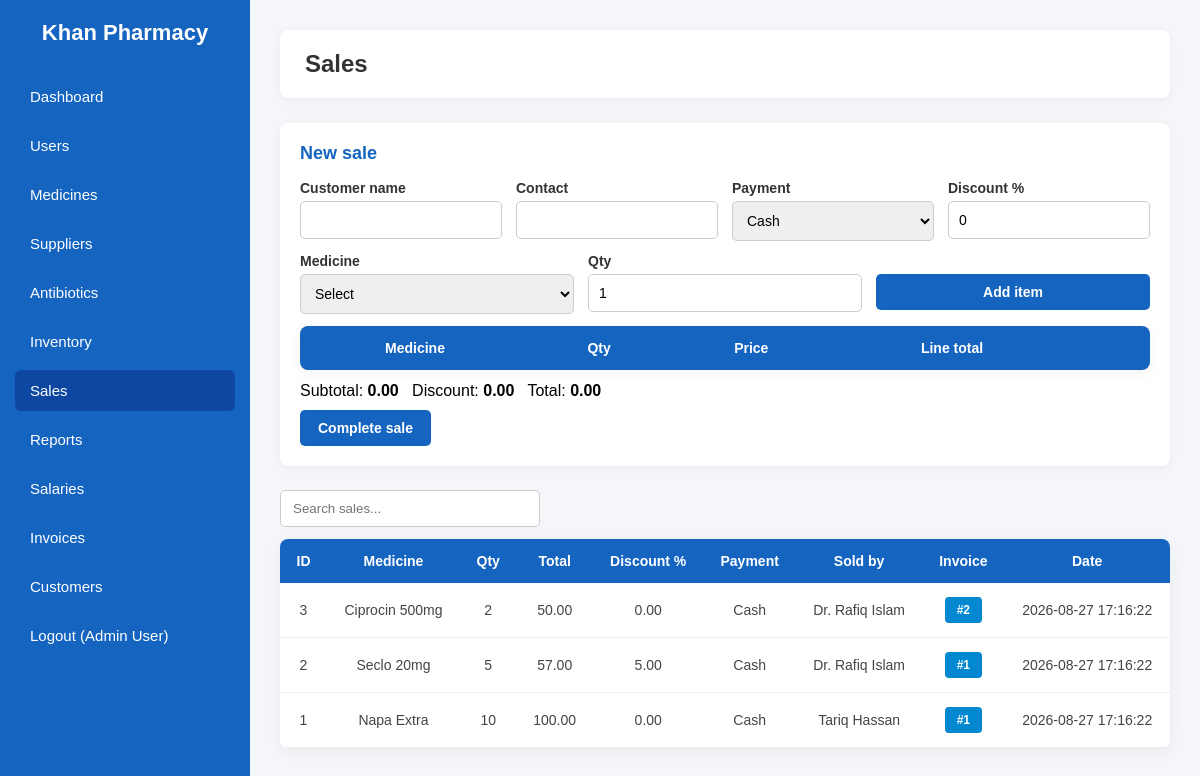
/sales.php (signed in), run on the app's committed database.
### tables this page shows
CREATE TABLE `sales_transactions` (
    `sales_id` INT AUTO_INCREMENT PRIMARY KEY,
    `medicine_id` INT NOT NULL,
    `quantity_sold` INT NOT NULL,
    `sale_date` DATETIME DEFAULT CURRENT_TIMESTAMP,
    `total_price` DECIMAL(10, 2) NOT NULL,
    `discount_percentage` DECIMAL(5, 2) DEFAULT 0.00,
    `payment_method` VARCHAR(50) DEFAULT 'Cash',
    `sold_by` INT DEFAULT NULL,
    `invoice_id` INT DEFAULT NULL,
    CONSTRAINT `fk_sales_medicine` FOREIGN KEY (`medicine_id`) REFERENCES `medicines`(`medicine_id`) ON DELETE CASCADE,
    CONSTRAINT `fk_sales_user` FOREIGN KEY (`sold_by`) REFERENCES `users`(`user_id`) ON DELETE SET NULL
);

CREATE TABLE `medicines` (
    `medicine_id` INT AUTO_INCREMENT PRIMARY KEY,
    `medicine_name` VARCHAR(100) NOT NULL,
    `company_name` VARCHAR(100) NOT NULL,
    `category` ENUM('Antibiotic', 'General') NOT NULL DEFAULT 'General',
    `unit_price` DECIMAL(10, 2) NOT NULL,
    `purchase_price` DECIMAL(10, 2) NOT NULL DEFAULT 0.00,
    `quantity_in_stock` INT NOT NULL DEFAULT 0,
    `expiry_date` DATE NOT NULL,
    `manufacture_date` DATE NOT NULL,
    `supplier_id` INT DEFAULT NULL,
    `created_at` TIMESTAMP DEFAULT CURRENT_TIMESTAMP,
    CONSTRAINT `fk_medicine_supplier` FOREIGN KEY (`supplier_id`) REFERENCES `suppliers`(`supplier_id`) ON DELETE SET NULL
);

CREATE TABLE `users` (
    `user_id` INT AUTO_INCREMENT PRIMARY KEY,
    `name` VARCHAR(100) NOT NULL,
    `role` ENUM('Admin', 'Pharmacist', 'Employee') NOT NULL,
    `username` VARCHAR(50) NOT NULL UNIQUE,
    `password` VARCHAR(255) NOT NULL,
    `email` VARCHAR(100) NOT NULL UNIQUE,
    `password_reset_token` VARCHAR(255) DEFAULT NULL,
    `created_at` TIMESTAMP DEFAULT CURRENT_TIMESTAMP
);

### includes/auth.php (called while the page is built, shortened)
<?php
function h($text)
{
    return htmlspecialchars((string) $text, ENT_QUOTES, "UTF-8");
}

### sales.php (the view, shortened to what this page needs)
<?php
require_once "includes/db.php";
require_once "includes/auth.php";
$sales = $conn->query(
    "SELECT st.*, m.medicine_name, u.name AS sold_by_name
     FROM sales_transactions st
     JOIN medicines m ON st.medicine_id = m.medicine_id
     LEFT JOIN users u ON st.sold_by = u.user_id
     ORDER BY st.sale_date DESC, st.sales_id DESC"
)->fetch_all(MYSQLI_ASSOC);
require_once "includes/header.php";
?>
<div class="card">
    <h2>New sale</h2>
    <form method="post" id="sale-form">
        <div class="form-row">
            <div class="form-group">
                <label>Customer name</label>
                <input type="text" name="customer_name" required>
            </div>
            <div class="form-group">
                <label>Contact</label>
                <input type="text" name="customer_contact">
            </div>
            <div class="form-group">
                <label>Payment</label>
                <select name="payment_method">
                    <option value="Cash">Cash</option>
                </select>
            </div>
            <div class="form-group">
                <label>Discount %</label>
                <input type="number" step="0.01" name="discount_percentage" id="discount" value="0" min="0">
            </div>
        </div>
        <div class="form-row">
            <div class="form-group">
                <label>Medicine</label>
                <select id="med-select">
                    <option value="">Select</option>
                </select>
            </div>
            <div class="form-group">
                <label>Qty</label>
                <input type="number" id="med-qty" value="1" min="1">
            </div>
            <div class="form-group">
                <label>&nbsp;</label>
                <button type="button" class="add-btn" id="add-item-btn">Add item</button>
            </div>
        </div>
        <table>
            <thead>
                <tr>
                    <th>Medicine</th>
                    <th>Qty</th>
                    <th>Price</th>
                    <th>Line total</th>
                    <th></th>
                </tr>
            </thead>
        </table>
        <p style="margin-top:12px">Subtotal: <strong id="sub-total">0.00</strong> &nbsp; Discount: <strong id="disc-amount">0.00</strong> &nbsp; Total: <strong id="grand-total">0.00</strong></p>
        <div class="form-actions">
            <button type="submit" class="save-btn">Complete sale</button>
        </div>
    </form>
</div>
<input type="text" class="search-box" data-table="data-table" placeholder="Search sales...">
<table id="data-table">
    <thead>
        <tr>
            <th>ID</th>
            <th>Medicine</th>
            <th>Qty</th>
            <th>Total</th>
            <th>Discount %</th>
            <th>Payment</th>
            <th>Sold by</th>
            <th>Invoice</th>
            <th>Date</th>
        </tr>
    </thead>
    <tbody>
        <?php foreach ($sales as $row) { ?>
        <tr>
            <td><?php echo (int) $row["sales_id"]; ?></td>
            <td><?php echo h($row["medicine_name"]); ?></td>
            <td><?php echo (int) $row["quantity_sold"]; ?></td>
            <td><?php echo number_format((float) $row["total_price"], 2); ?></td>
            <td><?php echo number_format((float) $row["discount_percentage"], 2); ?></td>
            <td><?php echo h($row["payment_method"]); ?></td>
            <td><?php echo h($row["sold_by_name"] ?? ""); ?></td>
            <td>
                <?php if (!empty($row["invoice_id"])) { ?>
                <a class="view" href="invoice_print.php?id=<?php echo (int) $row["invoice_id"]; ?>">#<?php echo (int) $row["invoice_id"]; ?></a>
                <?php } ?>
            </td>
            <td><?php echo h($row["sale_date"]); ?></td>
        </tr>
        <?php } ?>
    </tbody>
</table>
<?php require_once "includes/footer.php"; ?>

### css/style.css (style rules this page uses)
* { margin: 0; padding: 0; box-sizing: border-box; font-family: Arial, Helvetica, sans-serif; }
body { display: flex; background: #f4f6f9; min-height: 100vh; }
.card { background: white; padding: 20px; border-radius: 8px; box-shadow: 0 2px 10px rgba(0, 0, 0, 0.05); margin-bottom: 24px; }
.card h2 { font-size: 18px; color: #1565C0; margin-bottom: 16px; }
.form-row { display: flex; flex-wrap: wrap; gap: 14px; margin-bottom: 12px; }
.form-group { display: flex; flex-direction: column; gap: 5px; flex: 1; min-width: 180px; }
.form-group label { font-size: 14px; font-weight: bold; color: #333; }
.form-group input, .form-group select, .form-group textarea { padding: 10px; border: 1px solid #ccc; border-radius: 5px; font-size: 14px; }
.form-actions { display: flex; gap: 10px; margin-top: 10px; }
.save-btn, .add-btn { background: #1565C0; color: white; border: none; padding: 10px 18px; border-radius: 5px; cursor: pointer; font-weight: bold; font-size: 14px; }
.search-box { padding: 10px 12px; border: 1px solid #ccc; border-radius: 5px; width: 260px; margin-bottom: 12px; }
table { width: 100%; border-collapse: collapse; background: white; border-radius: 8px; overflow: hidden; box-shadow: 0 4px 15px rgba(0, 0, 0, 0.05); }
th { background: #1565C0; color: white; padding: 14px 16px; text-align: center; font-size: 14px; }
td { padding: 14px 16px; text-align: center; border-bottom: 1px solid #eee; font-size: 14px; color: #444; }
.view { background: #0288D1; color: white; border: none; padding: 6px 12px; border-radius: 4px; cursor: pointer; font-weight: bold; font-size: 12px; text-decoration: none; display: inline-block; }

### data on the page
sales_transactions: sales_id "3", medicine.medicine_name "Ciprocin 500mg", quantity_sold "2", total_price "50.00", discount_percentage "0.00", payment_method "Cash", sold_by.name "Dr. Rafiq Islam", invoice "2", sale_date "2026-08-27 17:16:22"
sales_transactions: sales_id "2", medicine.medicine_name "Seclo 20mg", quantity_sold "5", total_price "57.00", discount_percentage "5.00", payment_method "Cash", sold_by.name "Dr. Rafiq Islam", invoice "1", sale_date "2026-08-27 17:16:22"
sales_transactions: sales_id "1", medicine.medicine_name "Napa Extra", quantity_sold "10", total_price "100.00", discount_percentage "0.00", payment_method "Cash", sold_by.name "Tariq Hassan", invoice "1", sale_date "2026-08-27 17:16:22"

### other printed values
$_SESSION["name"] "Admin User"
$page_title "Sales"
